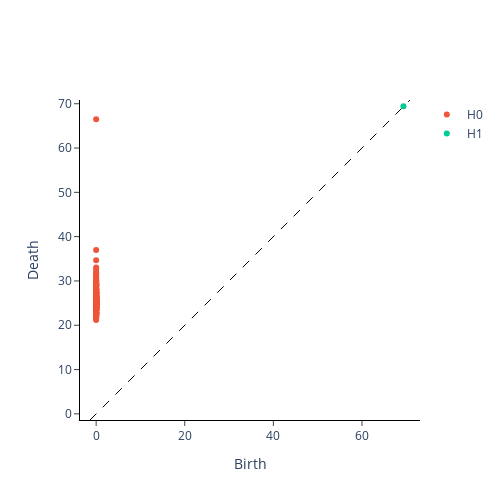

This figure's notebook cell:
### Code cell
# Persistent diagram for IsingNet
VR_comb.plot(diagrams_comb, sample=0)

### Figure 1 — Plotly figure (JSON) as saved in the notebook; plotly's stock layout.template omitted (floating-point values rounded to 4 significant figures; data arrays with more than 128 entries replaced by an {"elided": "..."} marker saying what was removed)
{"data": [{"hoverinfo": "none", "line": {"color": "black", "dash": "dash", "width": 1}, "mode": "lines", "showlegend": false, "type": "scatter", "x": [-1.389, 70.84], "y": [-1.389, 70.84]}, {"hoverinfo": "text", "hovertext": {"elided": "299 str values"}, "mode": "markers", "name": "H0", "type": "scatter", "x": {"elided": "299 int values"}, "y": {"elided": "299 float values"}}, {"hoverinfo": "text", "hovertext": ["(69.36858367919922, 69.45502471923828)"], "mode": "markers", "name": "H1", "type": "scatter", "x": [69.37], "y": [69.46]}], "layout": {"height": 500, "plot_bgcolor": "white", "width": 500, "xaxis": {"autorange": false, "exponentformat": "e", "linecolor": "black", "linewidth": 1, "mirror": false, "range": [-1.389, 70.84], "showexponent": "all", "showline": true, "side": "bottom", "ticks": "outside", "title": {"text": "Birth"}, "type": "linear", "zeroline": true}, "yaxis": {"autorange": false, "exponentformat": "e", "linecolor": "black", "linewidth": 1, "mirror": false, "range": [-1.389, 70.84], "scaleanchor": "x", "scaleratio": 1, "showexponent": "all", "showline": true, "side": "left", "ticks": "outside", "title": {"text": "Death"}, "type": "linear", "zeroline": true}}}
